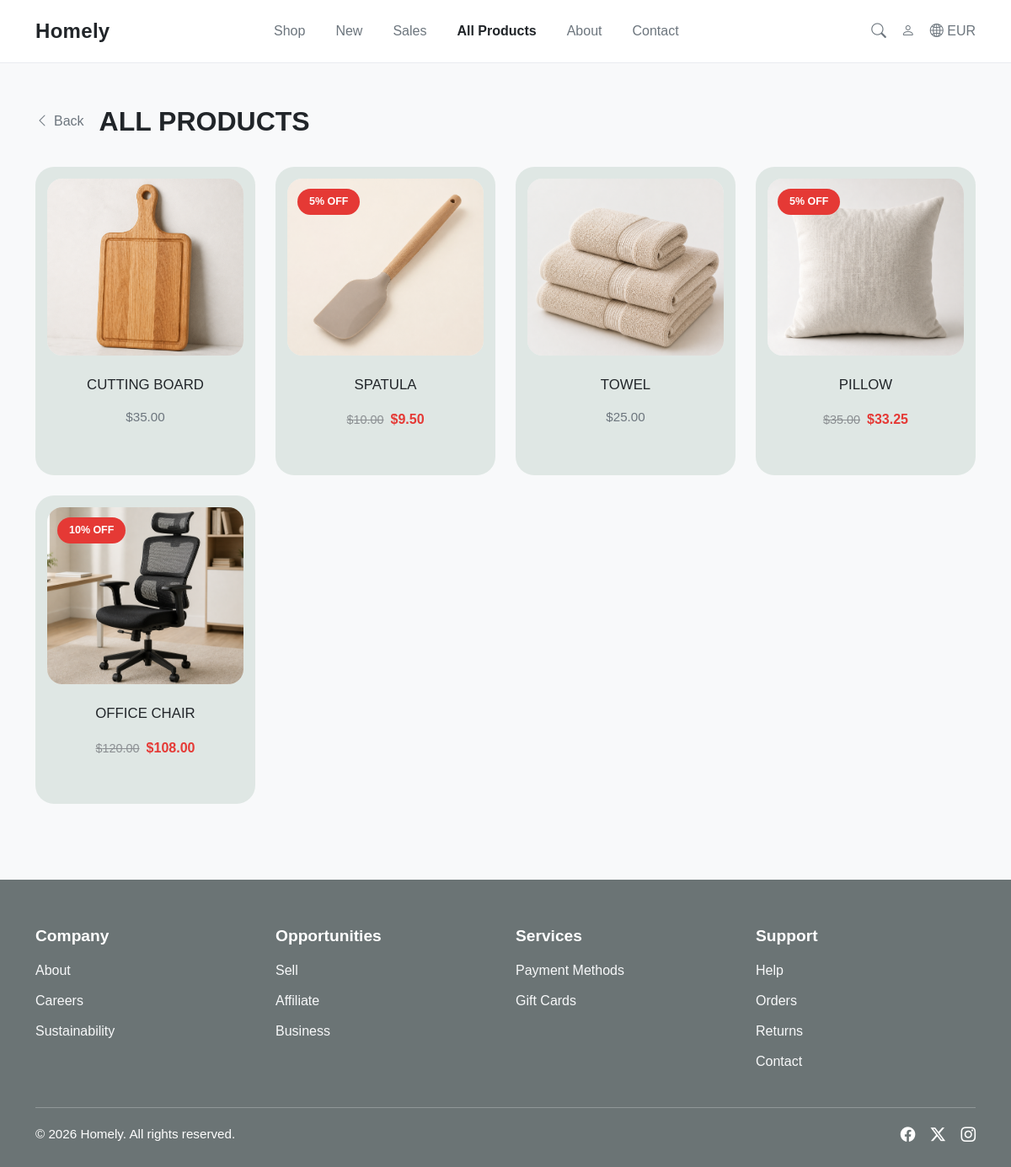
The page /all-products/ on the database its author committed.
### store/models.py (models this page shows, shortened)
class Product(models.Model):
    category = models.ForeignKey(Category, on_delete=models.CASCADE, related_name='products')
    name = models.CharField(max_length=150)
    description = models.TextField()
    price = models.DecimalField(max_digits=10, decimal_places=2)
    stock_quantity = models.PositiveIntegerField(default=0)
    image = models.ImageField(
        upload_to='products/',
        blank=True,
        null=True,
        validators=[validate_product_image]
    )
    discount = models.PositiveIntegerField(default=0)
    is_archived = models.BooleanField(default=False)
    created_at = models.DateTimeField(auto_now_add=True)
    updated_at = models.DateTimeField(auto_now=True)
    @property
    def final_price(self):
        if self.discount > 0:
            return self.price - (self.price * self.discount / 100)
        return self.price
    @property
    def has_discount(self):
        return self.discount > 0

### store/views.py (the view)
# urls.py: path('all-products/', views.all_products, name='all_products'),
def all_products(request):
    products = Product.objects.filter(is_archived=False).order_by('-created_at')
    context = {
        'products': products,
    }
    return render(request, 'all_products.html', context)

### store/templates/all_products.html (shortened to what this page needs)
{% extends 'base.html' %}
{% load static %}
{% block extra_css %}
<link rel="stylesheet" href="{% static 'css/products.css' %}" />
{% endblock %}
{% block content %}
<div class="products-page">
  <div class="products-header">
    <a href="/" class="back-link">
      <i class="bi bi-chevron-left"></i>
      Back
    </a>
    <h1 class="products-title">ALL PRODUCTS</h1>
  </div>
  <div class="row g-4">
    {% for product in products %}
    <div class="col-12 col-sm-6 col-lg-3">
      <a href="/product/{{ product.id }}/" class="product-card-link">
        <div class="product-card">
          <div class="product-image-wrapper">
            {% if product.has_discount %}
            <span class="sale-badge image-sale-badge">
              {{ product.discount }}% OFF
            </span>
            {% endif %}
            {% if product.image %}
            <img
              src="{{ product.image.url }}"
              alt="{{ product.name }}"
              class="product-image"
            />
            {% else %}
            <div class="product-placeholder">
              <i class="bi bi-image"></i>
            </div>
            {% endif %}
          </div>
          <div class="product-card-body">
            <h3 class="product-name">{{ product.name }}</h3>
            {% if product.has_discount %}
            <div class="product-price discount-price-row">
              <span class="old-price">${{ product.price|floatformat:2 }}</span>
              <span class="new-price">${{ product.final_price|floatformat:2 }}</span>
            </div>
            {% else %}
            <p class="product-price">${{ product.price|floatformat:2 }}</p>
            {% endif %}
          </div>
        </div>
      </a>
    </div>
    {% empty %}
    <div class="col-12">
      <div class="empty-products-box">
        <p>No products found.</p>
      </div>
    </div>
    {% endfor %}
  </div>
</div>
{% endblock %}

### store/static/css/base.css (style rules this page uses)
body { background-color: #f8f9fa; color: #212529; font-family: Arial, Helvetica, sans-serif; }

### store/static/css/products.css (style rules this page uses)
.products-page { padding-top: 10px; }
.products-header { display: flex; align-items: center; gap: 18px; margin-bottom: 35px; }
.back-link { text-decoration: none; color: #6c757d; font-size: 1rem; display: inline-flex; align-items: center; gap: 6px; transition: 0.2s ease; }
.products-title { font-size: 2rem; font-weight: 700; margin: 0; color: #212529; }
.product-card { background-color: #dfe7e4; border-radius: 22px; padding: 14px; height: 100%; display: flex; flex-direction: column; transition: 0.2s ease; }
.product-image-wrapper { position: relative; width: 100%; height: 210px; border-radius: 18px; overflow: hidden; background-color: #f2f4f3; margin-bottom: 18px; }
.product-image { width: 100%; height: 100%; object-fit: cover; }
.sale-badge { background-color: #e53935; color: #ffffff; font-size: 0.78rem; font-weight: 700; padding: 6px 14px; border-radius: 999px; }
.image-sale-badge { position: absolute; top: 12px; left: 12px; z-index: 2; }
.product-card-body { text-align: center; min-height: 110px; display: flex; flex-direction: column; justify-content: flex-start; }
.product-name { font-size: 1.05rem; font-weight: 500; color: #212529; margin-bottom: 10px; text-transform: uppercase; min-height: 34px; display: flex; align-items: center; justify-content: center; }
.product-price { color: #6c757d; margin: 0; font-size: 0.95rem; min-height: 28px; }
.discount-price-row { display: flex; align-items: center; justify-content: center; gap: 8px; }
.old-price { color: #8b8f92; text-decoration: line-through; font-size: 0.9rem; }
.new-price { color: #e53935; font-weight: 700; font-size: 1rem; }
.product-card-link { text-decoration: none; color: inherit; display: block; }

### rows shown on the page
Product: image (picture), name "CUTTING BOARD", price "35.00"
Product: discount "5", image (picture), name "SPATULA", price "10.00", final_price "9.50"
Product: image (picture), name "TOWEL", price "25.00"
Product: discount "5", image (picture), name "PILLOW", price "35.00", final_price "33.25"
Product: discount "10", image (picture), name "OFFICE CHAIR", price "120.00", final_price "108.00"
